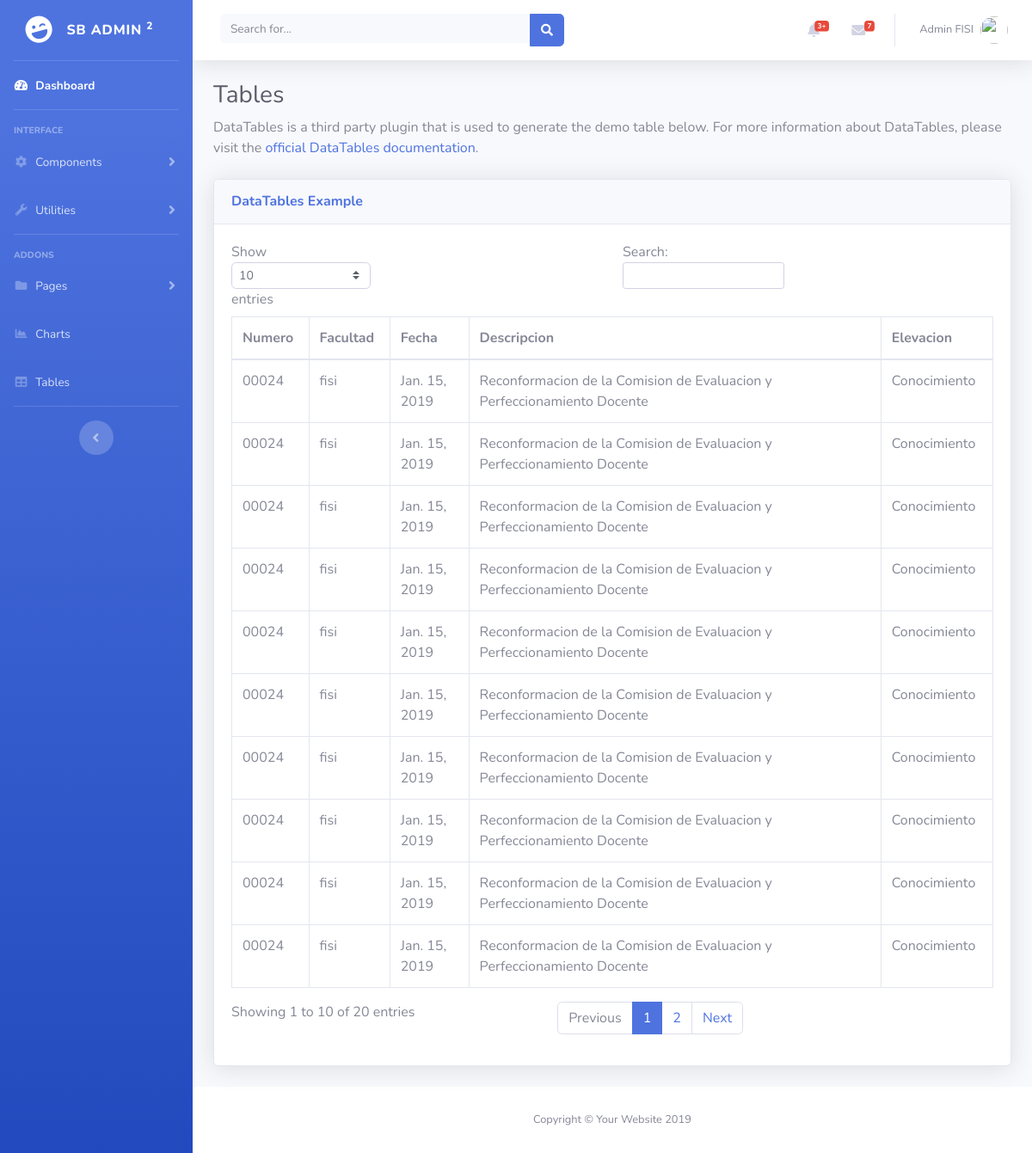
Before: /resoluciones/tabla with the older database file.
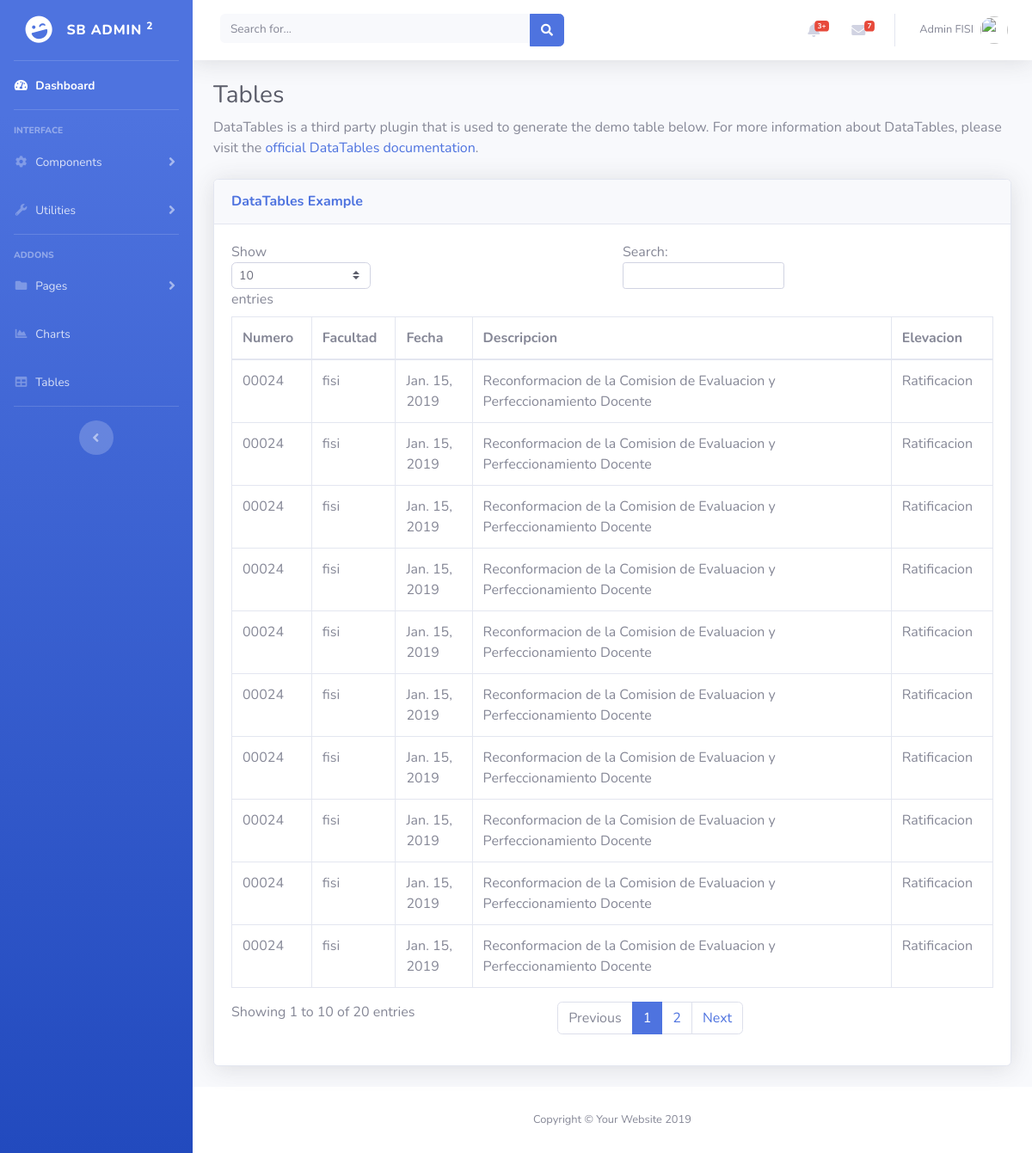
After: the same page with the newer database file.
### resoluciones/models.py (models this page shows, shortened)
class Resolucion(models.Model):
    nro_resolucion = models.CharField(max_length=5, primary_key=True)
    facultad_resolucion = models.ForeignKey(Facultad, on_delete=models.CASCADE)
    fecha_resolucion = models.DateField()
    link_descarga = models.CharField(max_length=100)
    estado_resolucion = models.CharField(max_length=20)
    descripcion_resolucion = models.TextField(default='obs')
    observacion_resolucion = models.TextField()
    adjunto_resolucion = models.CharField(max_length=100)
    tipo_elevacion = models.CharField(max_length=50)
    class Meta:
        ordering = ('-fecha_resolucion',)

class Facultad(models.Model):
    FACS = (
        ('fii', 'FII'),
        ('fiee','FIEE'),
        ('fisi','FISI')
    )
    id_facultad = models.CharField(max_length=3, primary_key=True)
    nombre_facultad = models.CharField(max_length=100)
    abreviatura_facultad = models.CharField(max_length=6, choices=FACS)
    def __str__(self):
        return self.abreviatura_facultad

### resoluciones/views.py (the view)
# urls.py: path('tabla', tabla, name='tabla'),
def tabla(request):
    resoluciones = Resolucion.objects.all()
    return render(request, 'resolucion/tabla.html',
                  {'resoluciones': resoluciones})

### resoluciones/templates/resolucion/tabla.html (shortened to what this page needs)
{% extends 'base.html' %}
{% block content %}
    {% load staticfiles %}
        <div class="container-fluid">
          <h1 class="h3 mb-2 text-gray-800">Tables</h1>
          <p class="mb-4">DataTables is a third party plugin that is used to generate the demo table below. For more information about DataTables, please visit the <a target="_blank" href="https://datatables.net">official DataTables documentation</a>.</p>
          <div class="card shadow mb-4">
            <div class="card-header py-3">
              <h6 class="m-0 font-weight-bold text-primary">DataTables Example</h6>
            </div>
            <div class="card-body">
              <div class="table-responsive">
                <table class="table table-bordered" id="dataTable" width="100%" cellspacing="0">
                  <thead>
                    <tr>
                      <th>Numero</th>
                      <th>Facultad</th>
                      <th>Fecha</th>
                      <th>Descripcion</th>
                      <th>Elevacion</th>
                    </tr>
                  </thead>
                  <tbody>
                  {% for i in i|rjust:10 %}
                  {% for r in resoluciones %}
                    <tr>
                      <td>{{ r.nro_resolucion }}</td>
                      <td>{{ r.facultad_resolucion }}</td>
                      <td>{{ r.fecha_resolucion }}</td>
                      <td>{{ r.descripcion_resolucion }}</td>
                      <td>{{ r.tipo_elevacion }}</td>
                    </tr>
                  {% endfor %}
                  {% endfor %}
                  </tbody>
                </table>
              </div>
            </div>
          </div>
        </div>
{% endblock %}

Changed rows visible on the page:
changed Resolucion "Reconformacion de la Comision de Evaluacion y Perfeccionamiento Docente": tipo_elevacion "Conocimiento" → "Ratificacion"
